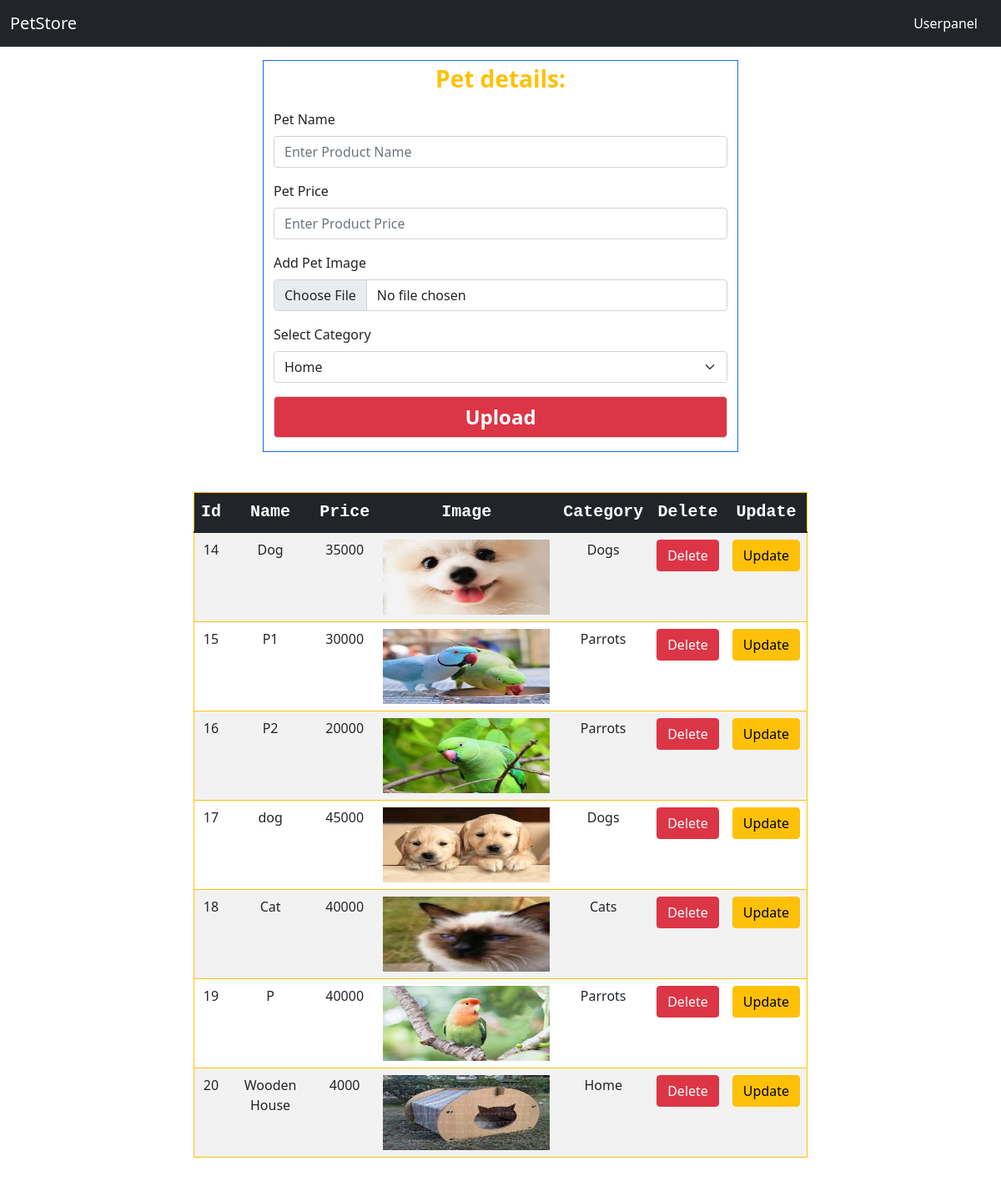
Screenshot of /admin/product/index.php with the database file from the repository.
### tables this page shows
CREATE TABLE `tblproduct` (
  `id` int(11) NOT NULL,
  `Pname` varchar(100) NOT NULL,
  `Pprice` varchar(100) NOT NULL,
  `Pimage` varchar(200) NOT NULL,
  `Pcategory` varchar(100) NOT NULL
);

### admin/product/index.php (the view, shortened to what this page needs)
<!DOCTYPE html>
<html lang="en">
<head>
    <link href="https://cdn.jsdelivr.net/npm/bootstrap@5.1.3/dist/css/bootstrap.min.css" rel="stylesheet">
</head>
<body>
<nav class="navbar navbar-expand-lg navbar-light bg-dark">
<div class="container-fluid text-white">
<a class="navbar-brand text-white" href="#">PetStore</a>
<a href="../../user/index.php"class="text-decoration-none text-white px-3">Userpanel</a>
</div>
</nav>
    <div class="container">
        <div class="row">
            <div class="col-md-6 m-auto border border-primary mt-3">
    <form action="insert.php" method="POST" enctype="multipart/form-data">
    <div class="mb-3">
        <p class="text-center fw-bold fs-3 text-warning"> Pet details:</p>
</div>
<div class="mb-3">
  <label  class="form-label">Pet Name</label>
  <input type="text" name="Pname" class="form-control"  placeholder="Enter Product Name">
</div>
<div class="mb-3">
  <label class="form-label">Pet Price</label>
  <input type="text" name="Pprice" class="form-control"  placeholder="Enter Product Price">
</div>
<div class="mb-3">
  <label class="form-label">Add Pet Image</label>
  <input type="file" name="Pimage" class="form-control">
</div>
<div class="mb-3">
  <label class="form-label">Select Category</label>
  <select class="form-select" name="Pages">
  <option value="Home">Home</option>
</select>
</div>
<button name="submit" class=" text-white bg-danger fs-4 fw-bold my-3 form-control">Upload</button>
</form>
</div></div></div>
<div class="container ">
  <div class="row">
    <div class="col-md-8 m-auto">
<table class="table table-striped border border-warning my-5">
<thead class="bg-dark text-white fs-5 font-monospace text-center">
    <tr>
      <th scope="col">Id</th>
      <th scope="col">Name</th>
      <th scope="col">Price</th>
      <th scope="col">Image</th>
      <th scope="col">Category</th>
      <th scope="col">Delete</th>
      <th scope="col">Update</th>
    </tr>
  </thead>
  <tbody class="text-center">
    <?php
    include 'config.php';
    $Record= mysqli_query($con,"SELECT * FROM `tblproduct` ");
    while($row=mysqli_fetch_array($Record)){
echo" <tr>
<td>$row[id]</td>
<td>$row[Pname]</td>
<td>$row[Pprice]</td>
<td><img src='$row[Pimage]' height='90px' width='200px'></td>
<td>$row[Pcategory]</td>
<td><a href='delete.php? ID=$row[id]'class='btn btn-danger'>Delete</a></td>
<td><a href='update.php? ID=$row[id]'class='btn btn-warning'>Update</a></td>
</tr>";}
    ?>
</tbody>
</table>
</div></div></div>
</body>
</html>

### rows the page displays
tblproduct: id "14", Pname "Dog", Pprice "35000", Pimage (picture), Pcategory "Dogs"
tblproduct: id "15", Pname "P1", Pprice "30000", Pimage (picture), Pcategory "Parrots"
tblproduct: id "16", Pname "P2", Pprice "20000", Pimage (picture), Pcategory "Parrots"
tblproduct: id "17", Pname "dog", Pprice "45000", Pimage (picture), Pcategory "Dogs"
tblproduct: id "18", Pname "Cat", Pprice "40000", Pimage (picture), Pcategory "Cats"
tblproduct: id "19", Pname "P", Pprice "40000", Pimage (picture), Pcategory "Parrots"
tblproduct: id "20", Pname "Wooden House", Pprice "4000", Pimage (picture), Pcategory "Home"
